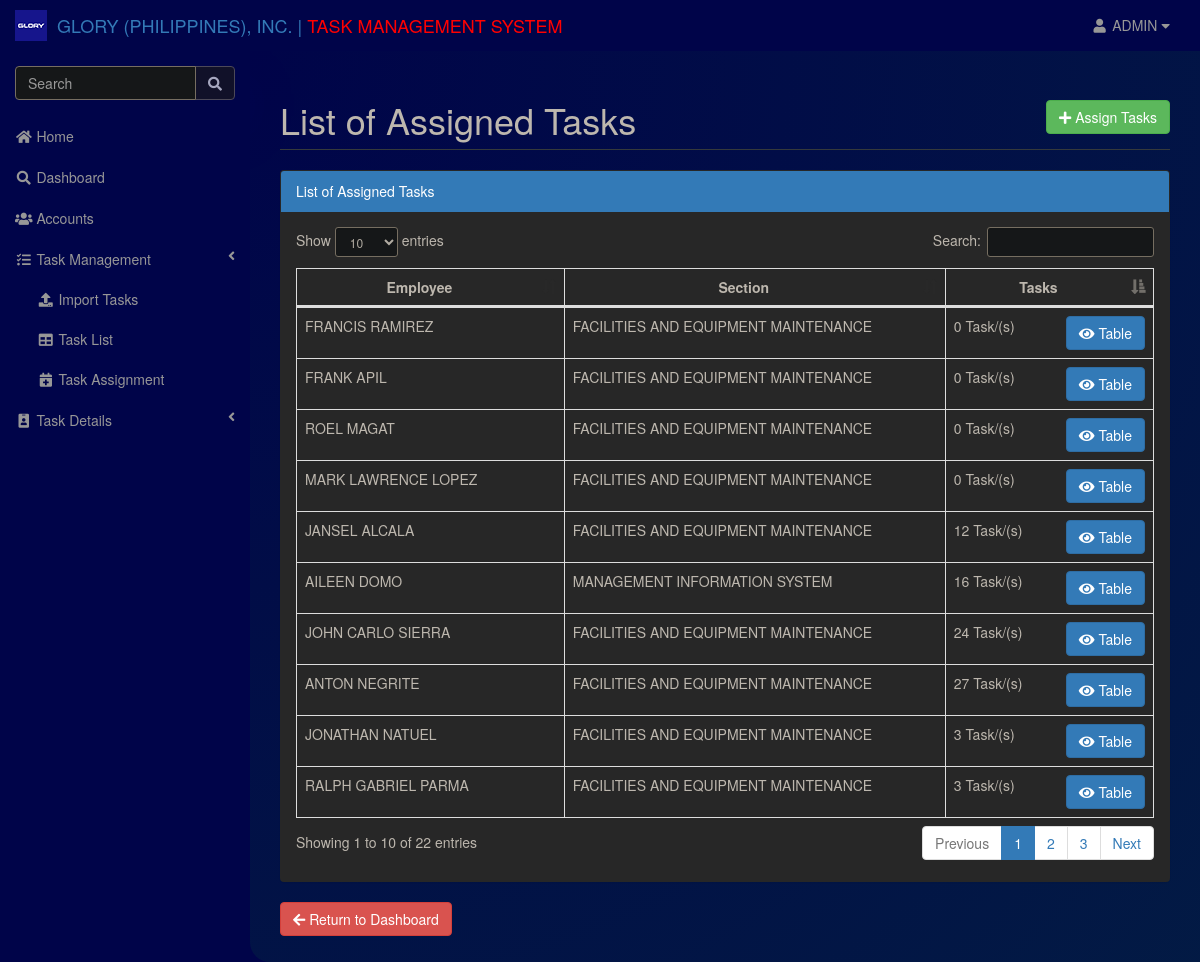
The app's page /admin/manage_task_list.php (signed in) with its own data.
### tables this page shows
CREATE TABLE `accounts` (
  `id` int(11) NOT NULL,
  `card` int(15) NOT NULL,
  `username` varchar(50) NOT NULL,
  `password` varchar(50) NOT NULL,
  `fname` varchar(50) NOT NULL,
  `lname` varchar(50) NOT NULL,
  `email` varchar(50) NOT NULL,
  `access` varchar(50) NOT NULL,
  `sec_id` varchar(20) NOT NULL,
  `status` tinyint(1) NOT NULL
);

CREATE TABLE `section` (
  `id` int(11) NOT NULL,
  `sec_id` varchar(20) NOT NULL,
  `sec_name` varchar(50) NOT NULL,
  `status` tinyint(1) NOT NULL
);

### admin/manage_task_list.php (the view, shortened to what this page needs)
<?php
include('../include/header.php');
include('../include/connect.php');
include('../include/bubbles.php');
?>
<html>
<link href="../vendor/font-awesome/css/fontawesome.css" rel="stylesheet">
<link href="../vendor/font-awesome/css/brands.css" rel="stylesheet">
<link href="../vendor/font-awesome/css/solid.css" rel="stylesheet">
<link href="../assets/css/darkmode.css" rel="stylesheet">
<head>
</head>
<body>
    <div id="wrapper">
        <div id="page-wrapper">
            <div class="row">
                <div class="col-lg-12">
                    <h1 class="page-header">List of Assigned Tasks
                        <a href="manage_task_add.php"> <button class="btn btn-success pull-right"><span
                                    class="fa fa-plus"></span> Assign Tasks</button></a>
                    </h1>
                </div>
            </div>
            <div class="row">
                <div class="col-lg-12">
                    <div class="panel panel-primary">
                        <div class="panel-heading">List of Assigned Tasks</div>
                        <div class="panel-body">
                            <div class="table-responsive">
                                <table width="100%" class="table table-striped table-bordered table-hover "
                                    id="table">
                                    <thead>
                                        <tr>
                                            <th class="col-lg-2">
                                                <center />Employee
                                            </th>
                                            <th class="col-lg-2">
                                                <center />Section
                                            </th>
                                            <th class="col-lg-2">
                                                <center />Tasks
                                            </th>
                                        </tr>
                                    </thead>
                                    <tbody id="tbody">
                                        <?php
                                        $con->next_result();
                                        $result = mysqli_query($con,"SELECT * FROM accounts LEFT JOIN section ON accounts.sec_id=section.sec_id WHERE accounts.status='1' AND accounts.access='2'");
                                        if (mysqli_num_rows($result)>0) {
                                            while ($row = $result->fetch_assoc()) {
                                                $emp_name=$row['fname'].' '.$row['lname'];
                                                $section=$row["sec_name"];
                                                $username=$row["username"];
                                                $count_task = mysqli_query($con,"SELECT COUNT(id) as total_task FROM tasks WHERE in_charge='$username'");
                                                $count_task_row = $count_task->fetch_assoc();
                                                $total_task=$count_task_row['total_task'];
                                                $label='Task/(s)';
                                                    echo "<tr>
                                                        <td>" . $emp_name . "</td>
                                                        <td> " . $section . "</td>
                                                        <td> " . $total_task .' '.$label. "
                                                            <a href='manage_task_emp_list.php?id=".$username."'> <button class='btn btn-md btn-primary pull-right' ><i class='fas fa-eye'></i> Table</button></a>
                                                        </td>
                                                    </tr>";
                                            }
                                        }
                                        else {
                                            echo "0 results"; }
                                        ?>
                                    </tbody>
                                </table>
                            </div>
                        </div>
                    </div>
                    <a href="./index.php"> <button class='btn btn-danger pull-left'><i class="fa fa-arrow-left"></i> Return to Dashboard</button></a>
                </div>
            </div>
        </div>
    </div>
</body>
</html>

### assets/css/sb-admin-2.css (style rules this page uses)
html, body { background-color: #f8f8f8; height: 100%; }
#wrapper { width: 100%; height: 100%; }
#page-wrapper { padding: 0 15px; min-height: 100%; background-color: white; }
@media (min-width: 768px) { #page-wrapper { position: inherit; margin: 0 0 0 250px; padding: 0 30px; border-left: 1px solid #e7e7e7; } }
table.dataTable thead .sorting, table.dataTable thead .sorting_asc, table.dataTable thead .sorting_desc, table.dataTable thead .sorting_asc_disabled, table.dataTable thead .sorting_desc_disabled { background: transparent; }
table.dataTable thead .sorting_asc:after { content: "\f0de"; float: right; font-family: fontawesome; }
table.dataTable thead .sorting:after { content: "\f0dc"; float: right; font-family: fontawesome; color: rgba(50, 50, 50, 0.5); }

### assets/css/darkmode.css (style rules this page uses)
html { background-color: rgb(0, 4, 73); }
body { background-color: rgb(0, 4, 73); color: rgb(189, 183, 174); height: 100vh; }
a { color: rgb(151, 151, 151); }
.page-header { border-bottom-color: rgb(53, 57, 59); margin-top: 50px; }
.panel-primary { border-color: rgb(40, 96, 145); }
.panel { background-color: rgb(39, 39, 39); border-color: transparent; box-shadow: rgba(0, 0, 0, 0.05) 0px 1px 1px; }
td { background-color: rgb(39, 39, 39); }
#page-wrapper { background: radial-gradient(circle at top left, rgba(0, 4, 73, 1), rgba(2.497, 26.042, 68.326, 1)); background: -webkit-radial-gradient(circle at top left, rgba(0, 4, 73, 1), rgba(2.497, 26.042, 68.326, 1)); background: -moz-radial-gradient(circle at top left, rgba(0, 4, 73, 1), rgba(2.497, 26.042, 68.326, 1)); border: none !important; border-bottom-left-radius: 20px; height: auto; }
.btn-danger { margin-bottom: 3%; }

### records on screen
accounts: emp_name "AILEEN DOMO", section.sec_name "MANAGEMENT INFORMATION SYSTEM", total_task "16", label "Task/(s)"
accounts: emp_name "FRANCIS RAMIREZ", section.sec_name "FACILITIES AND EQUIPMENT MAINTENANCE", total_task "0", label "Task/(s)"
accounts: emp_name "ANTON NEGRITE", section.sec_name "FACILITIES AND EQUIPMENT MAINTENANCE", total_task "27", label "Task/(s)"
accounts: emp_name "JOHN CARLO SIERRA", section.sec_name "FACILITIES AND EQUIPMENT MAINTENANCE", total_task "24", label "Task/(s)"
accounts: emp_name "FRANK APIL", section.sec_name "FACILITIES AND EQUIPMENT MAINTENANCE", total_task "0", label "Task/(s)"
accounts: emp_name "ROEL MAGAT", section.sec_name "FACILITIES AND EQUIPMENT MAINTENANCE", total_task "0", label "Task/(s)"
accounts: emp_name "JONATHAN NATUEL", section.sec_name "FACILITIES AND EQUIPMENT MAINTENANCE", total_task "3", label "Task/(s)"
accounts: emp_name "RALPH GABRIEL PARMA", section.sec_name "FACILITIES AND EQUIPMENT MAINTENANCE", total_task "3", label "Task/(s)"
accounts: emp_name "JANSEL ALCALA", section.sec_name "FACILITIES AND EQUIPMENT MAINTENANCE", total_task "12", label "Task/(s)"
accounts: emp_name "MARK LAWRENCE LOPEZ", section.sec_name "FACILITIES AND EQUIPMENT MAINTENANCE", total_task "0", label "Task/(s)"

### other values on screen
$username "ADMIN"
